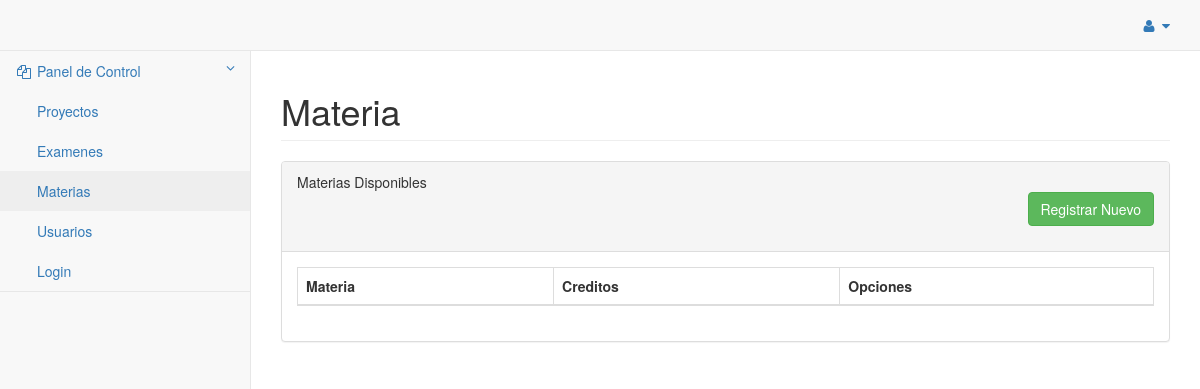
Before: /pages/materias/listarMaterias.php with the older database file.
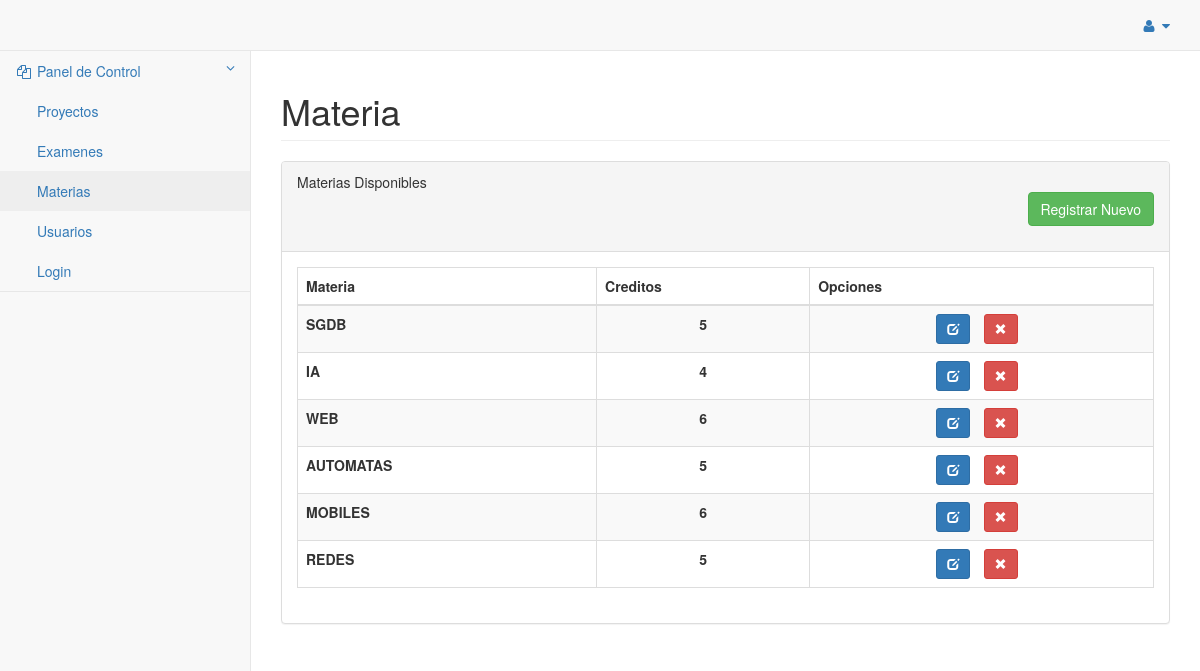
After: the same page with the newer database file.
### tables this page shows
CREATE TABLE `materia` (
  `idmateria` int(11) NOT NULL AUTO_INCREMENT,
  `nombre` varchar(45) NOT NULL,
  `creditos` int(11) NOT NULL,
  `idDocente` int(11) NOT NULL,
  PRIMARY KEY (`idmateria`),
  KEY `idDocente_idx` (`idDocente`),
  CONSTRAINT `idDocente` FOREIGN KEY (`idDocente`) REFERENCES `docente` (`idUsuario`) ON DELETE NO ACTION ON UPDATE CASCADE
);

### modelo/dbconnection.php (called while the page is built, shortened)
<?php
class DbConnection {
    private static $instance = null;
    private $mysqlInstance = null;
    public function __construct() {
        @$this->mysqlInstance = new mysqli(DB_HOST, DB_USER, DB_PASS, DB_NAME, DB_PORT);
    }
    public static function getInstance() {
        if (is_null(self::$instance) || !(self::$instance instanceof DbConnection)) {
            self::$instance = new DbConnection();
        }
        return self::$instance;
    }
    public function executeQuery($sql, $params = NULL) {
        $stmt = $this->mysqlInstance->query($sql);
        return $stmt;
    }
    public function executeSelectQuery($sql) {
        $dbResult = $this->executeQuery($sql);
        $result = [];
        if ($dbResult) {
            while ($fila = $dbResult->fetch_assoc()) {
                array_push($result, $fila);
            }
        } else {
            die("Error: " . $this->mysqlInstance->error . $this->mysqlInstance->errno);
        }
        return $result;
    }
}

### modelo/materiaController.php (called while the page is built, shortened)
<?php
include_once 'dbconnection.php';
class materiaController {
    public function listarMaterias($idDocente) {
         $conex = DbConnection::getInstance();
         try {
            $query = 'SELECT idmateria,nombre,creditos,idDocente  '
                    . 'FROM materia WHERE idDocente='.$idDocente;
            $resultado = $conex->executeSelectQuery($query, '');
            return $resultado;
        } catch (RuntimeException $ex) {
            @header('Location:pages/error.html');
        }
    }
}

### pages/materias/listarMaterias.php (the view, shortened to what the changed rows need)
<?php
include '../../modelo/materiaController.php';
?>
<!DOCTYPE html>
<html lang="en">
    <head>
        <link href="../../static/css/bootstrap.min.css" rel="stylesheet">
        <link href="../../static/metisMenu/dist/metisMenu.min.css" rel="stylesheet">
        <link href="../../static/DATA_TABLES/datatables-plugins/integration/bootstrap/3/dataTables.bootstrap.css" rel="stylesheet">
        <link href="../../static/DATA_TABLES/datatables-responsive/css/dataTables.responsive.css" rel="stylesheet">
        <link href="../../static/css/sb-admin-2.css" rel="stylesheet">
        <link href="../../static/css/font-awesome.min.css" rel="stylesheet" type="text/css">
    </head>
    <body>
        <div id="wrapper">
            <div id="page-wrapper">
                <div class="row">
                    <div class="col-lg-12">
                        <h1 class="page-header">Materia</h1>
                    </div>
                </div>
                <div class="row">
                    <div class="col-lg-12">
                        <div class="panel panel-default">
                            <div class="panel-body">
                                <div class="dataTable_wrapper">
                                    <table class="table table-striped table-bordered table-hover" id="dataTables-example">
                                        <thead>
                                            <tr>
                                                <th>Materia</th>
                                                <th>Creditos</th>
                                                <th>Opciones</th>
                                            </tr>
                                        </thead>
                                        <tbody>
                                            <?php
                                            $idDocente = 1;
                                            $materias = new materiaController();
                                            $materia_ARRAY = $materias->listarMaterias($idDocente);
                                            foreach ($materia_ARRAY as $value) {
                                                if (isset($value['idmateria'])) {
                                                    ?>
                                                    <tr class="odd gradeA">
                                                        <td><b><?php echo $value['nombre']; ?></b></td>
                                                        <td class="text-center"><b><?php echo $value['creditos']; ?></b></td>
                                                        <td class="text-center">
                                                            <div class="toolbar text-center" role="toolbar">
                                                                <div class="btn-group" role="group">
                                                                    <form action="gestionMaterias_modificar.php" method="post">
                                                                        <button class="btn btn-sm btn-primary col-md-offset-2" id="editar" name="editarMateria" value='<?php echo $value['idmateria']; ?>'
                                                                                style="padding-right:10px"><i class="glyphicon glyphicon-edit"
                                                                                                      onClick=" window.location.href = 'gestionMaterias_modificar.php'">
                                                                            </i></button>
                                                                    </form>
                                                                </div>
                                                                <div class="btn-group" role="group">
                                                                    <form role="form" class="form-inline col-md-2"  method="POST" action="">
                                                                        <div class="btn-group" role="group">
                                                                            <button  type="button" class="btn btn-sm btn-danger"  value="<?php echo ' ' . $value['idmateria']; ?>"
                                                                                     id="btn_delete_<?php echo $value['idmateria']; ?>" name="elimiar_pro"
                                                                                     onclick="$('#idTo').val($('#btn_delete_<?php echo $value['idmateria']; ?>').attr('value'));
                                                                                                     $('#myModal').modal('show');">
                                                                                <i class="glyphicon glyphicon-remove"></i>
                                                                            </button>
                                                                        </div>
                                                                    </form>
                                                                </div>
                                                        </td>
                                                    </tr>
                                                <?php }
                                            }
                                            ?>
                                        </tbody>
                                    </table>
                                </div>
                            </div>
                        </div>
                    </div>
                </div>
            </div>
        </div>
    </body>
</html>

Changed rows visible on the page:
added materia: nombre "SGDB", creditos "5", $value['idmateria'] 1 (drawn)
added materia: nombre "IA", creditos "4", $value['idmateria'] 2 (drawn)
added materia: nombre "WEB", creditos "6", $value['idmateria'] 3 (drawn)
added materia: nombre "AUTOMATAS", creditos "5", $value['idmateria'] 4 (drawn)
added materia: nombre "MOBILES", creditos "6", $value['idmateria'] 5 (drawn)
added materia: nombre "REDES", creditos "5", $value['idmateria'] 6 (drawn)
